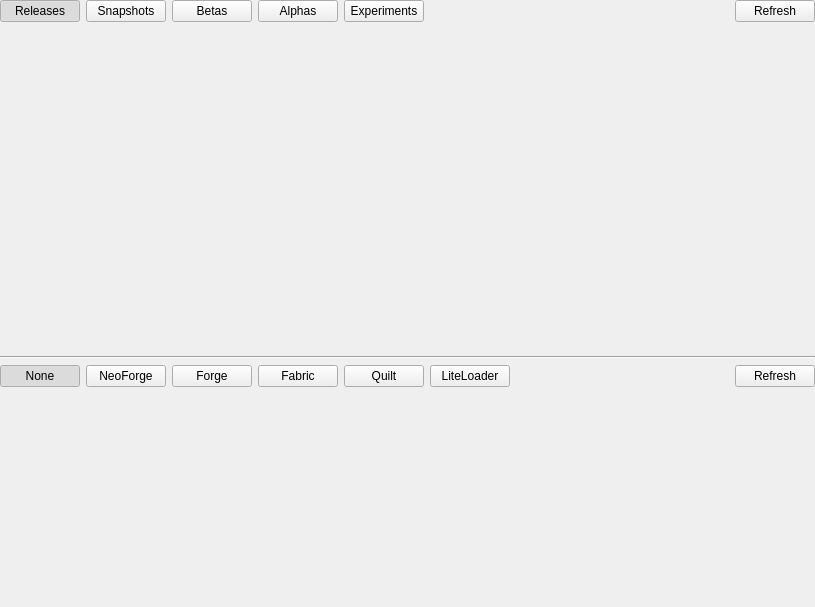
<?xml version="1.0" encoding="UTF-8"?>
<ui version="4.0">
 <class>CustomPage</class>
 <widget class="QWidget" name="CustomPage">
  <property name="geometry">
   <rect>
    <x>0</x>
    <y>0</y>
    <width>815</width>
    <height>607</height>
   </rect>
  </property>
  <layout class="QVBoxLayout" name="verticalLayout_5">
   <property name="leftMargin">
    <number>0</number>
   </property>
   <property name="topMargin">
    <number>0</number>
   </property>
   <property name="rightMargin">
    <number>0</number>
   </property>
   <property name="bottomMargin">
    <number>0</number>
   </property>
   <item>
    <layout class="QHBoxLayout" name="versionFiltersLayout">
     <item>
      <widget class="PillButton" name="releaseFilter">
       <property name="toolTip">
        <string>Show release versions</string>
       </property>
       <property name="text">
        <string>Releases</string>
       </property>
       <property name="checkable">
        <bool>true</bool>
       </property>
       <property name="checked">
        <bool>true</bool>
       </property>
      </widget>
     </item>
     <item>
      <widget class="PillButton" name="snapshotFilter">
       <property name="toolTip">
        <string>Show snapshot versions</string>
       </property>
       <property name="text">
        <string>Snapshots</string>
       </property>
       <property name="checkable">
        <bool>true</bool>
       </property>
      </widget>
     </item>
     <item>
      <widget class="PillButton" name="betaFilter">
       <property name="toolTip">
        <string>Show beta versions</string>
       </property>
       <property name="text">
        <string>Betas</string>
       </property>
       <property name="checkable">
        <bool>true</bool>
       </property>
      </widget>
     </item>
     <item>
      <widget class="PillButton" name="alphaFilter">
       <property name="toolTip">
        <string>Show alpha versions</string>
       </property>
       <property name="text">
        <string>Alphas</string>
       </property>
       <property name="checkable">
        <bool>true</bool>
       </property>
      </widget>
     </item>
     <item>
      <widget class="PillButton" name="experimentsFilter">
       <property name="toolTip">
        <string>Show experimental versions</string>
       </property>
       <property name="text">
        <string>Experiments</string>
       </property>
       <property name="checkable">
        <bool>true</bool>
       </property>
      </widget>
     </item>
     <item>
      <spacer name="versionFiltersSpacer">
       <property name="orientation">
        <enum>Qt::Horizontal</enum>
       </property>
       <property name="sizeHint" stdset="0">
        <size>
         <width>16</width>
         <height>20</height>
        </size>
       </property>
      </spacer>
     </item>
     <item>
      <widget class="QPushButton" name="refreshBtn">
       <property name="toolTip">
        <string>Reload the Minecraft version list</string>
       </property>
       <property name="text">
        <string>Refresh</string>
       </property>
      </widget>
     </item>
    </layout>
   </item>
   <item>
    <widget class="VersionSelectWidget" name="versionList" native="true">
     <property name="sizePolicy">
      <sizepolicy hsizetype="Expanding" vsizetype="Expanding">
       <horstretch>0</horstretch>
       <verstretch>3</verstretch>
      </sizepolicy>
     </property>
    </widget>
   </item>
   <item>
    <widget class="Line" name="line">
     <property name="orientation">
      <enum>Qt::Horizontal</enum>
     </property>
    </widget>
   </item>
   <item>
    <layout class="QHBoxLayout" name="loaderFiltersLayout">
     <item>
      <widget class="PillButton" name="noneFilter">
       <property name="toolTip">
        <string>Plain vanilla, no mod loader</string>
       </property>
       <property name="text">
        <string>None</string>
       </property>
       <property name="checkable">
        <bool>true</bool>
       </property>
       <property name="checked">
        <bool>true</bool>
       </property>
       <attribute name="buttonGroup">
        <string notr="true">loaderBtnGroup</string>
       </attribute>
      </widget>
     </item>
     <item>
      <widget class="PillButton" name="neoForgeFilter">
       <property name="text">
        <string>NeoForge</string>
       </property>
       <attribute name="buttonGroup">
        <string notr="true">loaderBtnGroup</string>
       </attribute>
      </widget>
     </item>
     <item>
      <widget class="PillButton" name="forgeFilter">
       <property name="text">
        <string>Forge</string>
       </property>
       <attribute name="buttonGroup">
        <string notr="true">loaderBtnGroup</string>
       </attribute>
      </widget>
     </item>
     <item>
      <widget class="PillButton" name="fabricFilter">
       <property name="text">
        <string>Fabric</string>
       </property>
       <attribute name="buttonGroup">
        <string notr="true">loaderBtnGroup</string>
       </attribute>
      </widget>
     </item>
     <item>
      <widget class="PillButton" name="quiltFilter">
       <property name="text">
        <string>Quilt</string>
       </property>
       <attribute name="buttonGroup">
        <string notr="true">loaderBtnGroup</string>
       </attribute>
      </widget>
     </item>
     <item>
      <widget class="PillButton" name="liteLoaderFilter">
       <property name="text">
        <string>LiteLoader</string>
       </property>
       <attribute name="buttonGroup">
        <string notr="true">loaderBtnGroup</string>
       </attribute>
      </widget>
     </item>
     <item>
      <spacer name="loaderFiltersSpacer">
       <property name="orientation">
        <enum>Qt::Horizontal</enum>
       </property>
       <property name="sizeHint" stdset="0">
        <size>
         <width>16</width>
         <height>20</height>
        </size>
       </property>
      </spacer>
     </item>
     <item>
      <widget class="QPushButton" name="loaderRefreshBtn">
       <property name="toolTip">
        <string>Reload the loader version list</string>
       </property>
       <property name="text">
        <string>Refresh</string>
       </property>
      </widget>
     </item>
    </layout>
   </item>
   <item>
    <widget class="VersionSelectWidget" name="loaderVersionList" native="true">
     <property name="sizePolicy">
      <sizepolicy hsizetype="Expanding" vsizetype="Expanding">
       <horstretch>0</horstretch>
       <verstretch>2</verstretch>
      </sizepolicy>
     </property>
    </widget>
   </item>
  </layout>
 </widget>
 <customwidgets>
  <customwidget>
   <class>VersionSelectWidget</class>
   <extends>QWidget</extends>
   <header>ui/widgets/VersionSelectWidget.h</header>
   <container>1</container>
  </customwidget>
  <customwidget>
   <class>PillButton</class>
   <extends>QPushButton</extends>
   <header>ui/widgets/PillButton.h</header>
  </customwidget>
 </customwidgets>
 <tabstops>
  <tabstop>releaseFilter</tabstop>
  <tabstop>snapshotFilter</tabstop>
  <tabstop>betaFilter</tabstop>
  <tabstop>alphaFilter</tabstop>
  <tabstop>experimentsFilter</tabstop>
  <tabstop>refreshBtn</tabstop>
  <tabstop>versionList</tabstop>
  <tabstop>noneFilter</tabstop>
  <tabstop>loaderRefreshBtn</tabstop>
  <tabstop>loaderVersionList</tabstop>
 </tabstops>
 <resources/>
 <connections/>
 <buttongroups>
  <buttongroup name="loaderBtnGroup"/>
 </buttongroups>
</ui>
